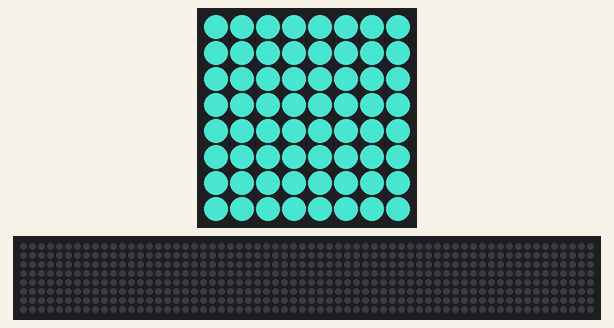
This program was run on a simulated Raspberry Pi (BCM pin numbers) with a Sense HAT. On the bench: the Sense HAT's 8×8 RGB LED matrix, a strip that is not on the board, showing the scrolling text unrolled. Dim RGB values are drawn brighter than linear; random numbers come from a fixed seed; the 64×8 strip is a reading aid, not a part: it shows the text the matrix is scrolling, unrolled, one strip-width of it at a time.

Above: at 0.07 s.
At 0.57 s:
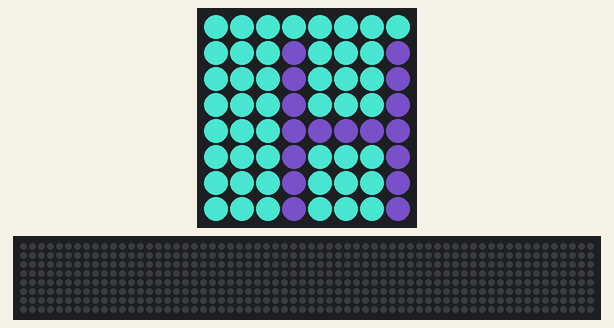
At 11.14 s:
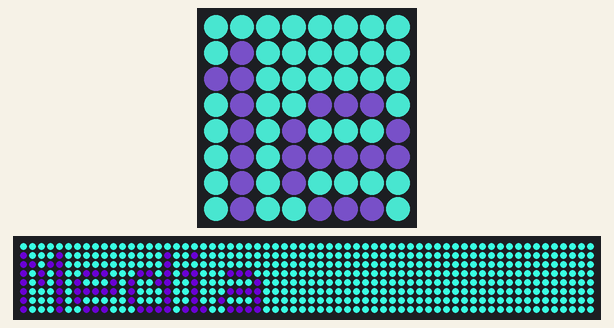
At 21.82 s:
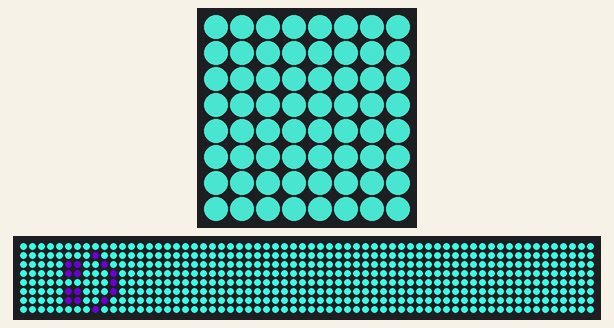
At 22.32 s:
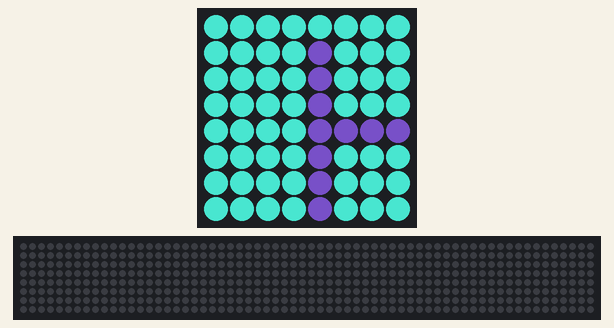
At 39.94 s:
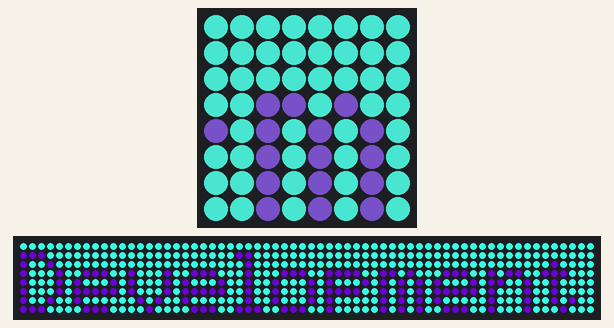

The program:

baseline.py
```python
from sense_hat import SenseHat
from random import randint

sense = SenseHat()

randomcolortext = (randint(0, 255), randint(0, 255), randint(0, 255))
randomcolorback = (randint(0, 255), randint(0, 255), randint(0, 255))

while True:
  sense.low_light = True
  sense.show_message("Hello! We are New Media Development :)",text_colour=randomcolortext,back_colour=randomcolorback)
```
